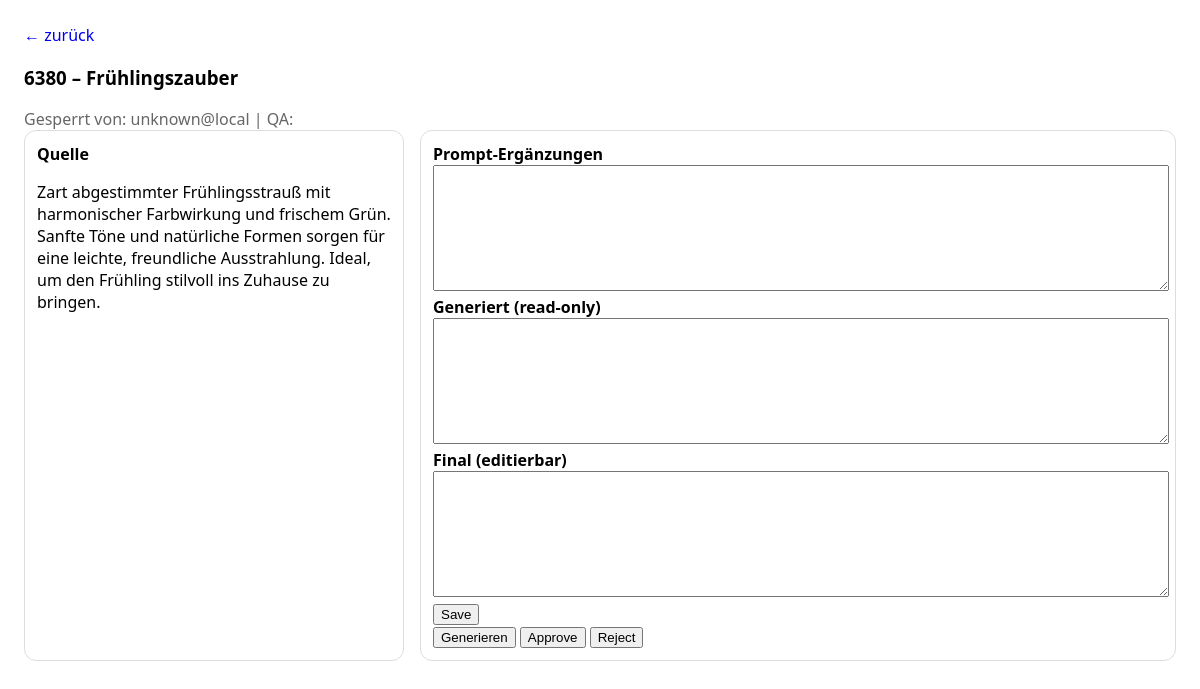
The app's page /p/6380 with its own data.
### app/models.py (models this page shows)
class Product(Base):
    __tablename__ = "products"
    art_nr: Mapped[str] = mapped_column(String(20), primary_key=True)
    name: Mapped[str] = mapped_column(String(255), nullable=False)
    beschreibung_quelle: Mapped[str] = mapped_column(Text, default="")
    prompt_ergaenzungen: Mapped[str] = mapped_column(Text, default="")
    beschreibung_generiert: Mapped[str] = mapped_column(Text, default="")
    beschreibung_final: Mapped[str] = mapped_column(Text, default="")
    review_status: Mapped[str] = mapped_column(String(30), default="pending")  # pending/in_review/approved/rejected
    qa_notes: Mapped[str] = mapped_column(Text, default="")
    locked_by: Mapped[str] = mapped_column(String(255), default="")
    locked_at: Mapped[datetime | None] = mapped_column(DateTime, nullable=True)
    updated_by: Mapped[str] = mapped_column(String(255), default="")
    updated_at: Mapped[datetime] = mapped_column(DateTime, default=datetime.utcnow)

### app/main.py (the view)
@app.get("/p/{art_nr}", response_class=HTMLResponse)
def product_detail(request: Request, art_nr: str, db: Session = Depends(get_db)):
    user = current_user(request)
    p = lock_product(db, art_nr, user)
    return templates.TemplateResponse("product_detail.html", {"request": request, "p": p, "user": user})

### app/templates/product_detail.html
{% extends "base.html" %}
{% block content %}
<a href="/">← zurück</a>
<h3>{{p.art_nr}} – {{p.name}}</h3>
<div class="muted">Gesperrt von: {{p.locked_by}} | QA: {{p.qa_notes}}</div>
<div class="grid">
  <div class="card">
    <b>Quelle</b>
    <p>{{p.beschreibung_quelle}}</p>
  </div>
  <div class="card">
    <form action="/p/{{p.art_nr}}/save" method="post">
      <label><b>Prompt-Ergänzungen</b></label>
      <textarea name="prompt_ergaenzungen">{{p.prompt_ergaenzungen}}</textarea>
      <label><b>Generiert (read-only)</b></label>
      <textarea readonly>{{p.beschreibung_generiert}}</textarea>
      <label><b>Final (editierbar)</b></label>
      <textarea name="beschreibung_final">{{p.beschreibung_final}}</textarea>
      <button type="submit">Save</button>
    </form>
    <form action="/p/{{p.art_nr}}/generate" method="post" style="display:inline;">
      <button type="submit">Generieren</button>
    </form>
    <form action="/p/{{p.art_nr}}/approve" method="post" style="display:inline;">
      <button type="submit">Approve</button>
    </form>
    <form action="/p/{{p.art_nr}}/reject" method="post" style="display:inline;">
      <button type="submit">Reject</button>
    </form>
  </div>
</div>
{% endblock %}

### app/templates/base.html (shortened to what this page needs)
<!doctype html>
<html>
<head>
</head>
<body>
  {% block content %}{% endblock %}
</body>
</html>

### app/templates/base.html (style rules this page uses)
body { font-family: system-ui, sans-serif; margin: 24px; }
.grid { display: grid; grid-template-columns: 380px 1fr; gap: 16px; }
.card { border: 1px solid #ddd; border-radius: 12px; padding: 12px; }
textarea { width: 100%; min-height: 120px; }
.muted { color: #666; }
a { text-decoration: none; }

### records on screen
Product: art_nr "6380", name "Frühlingszauber", locked_by "unknown@local", beschreibung_quelle "Zart abgestimmter Frühlingsstrauß mit harmonischer Farbwirkung und frischem Grün. Sanfte Töne und natürliche Formen sorgen für eine leichte, freundliche Ausstrahlung. Ideal, um den Frühling stilvoll ins Zuhause zu bringen."
